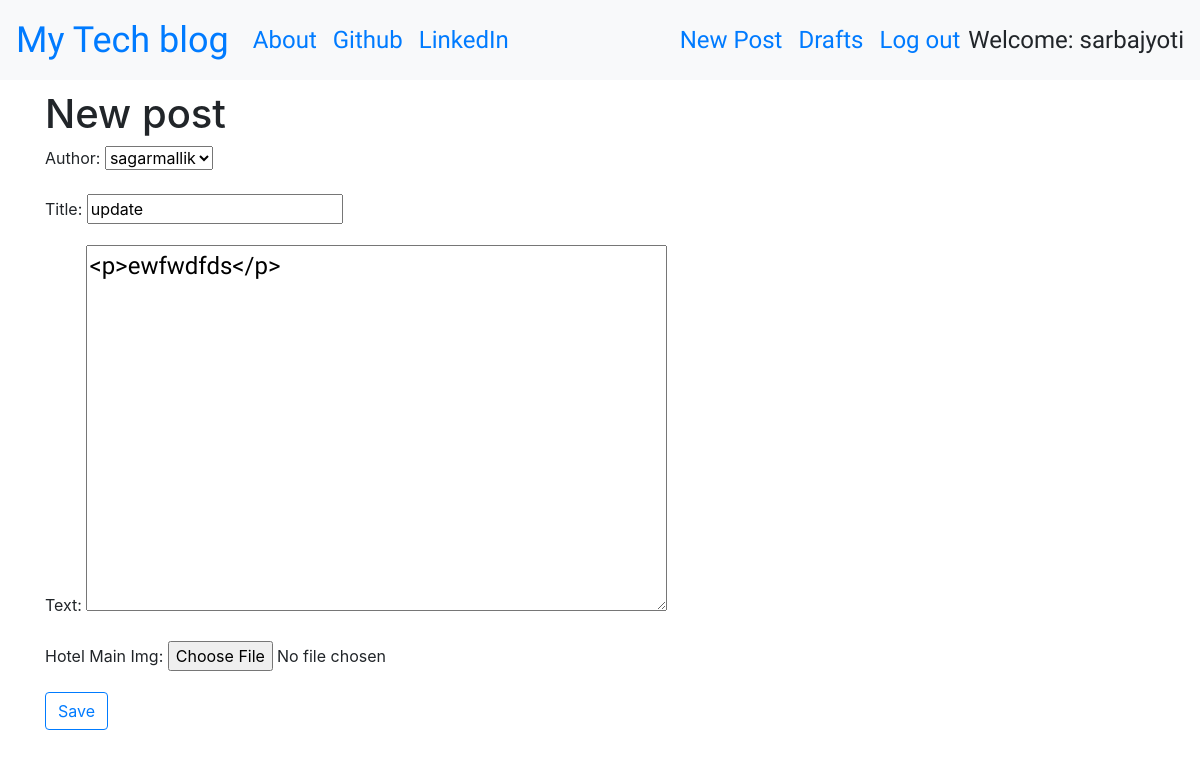
The page /post/5/edit/ (signed in) on the database its author committed.
### blog/models.py (models this page shows, shortened)
class Post(models.Model):
    author = models.ForeignKey('auth.User',on_delete=models.CASCADE)
    title = models.CharField(max_length=256)
    text = models.TextField()
    create_date = models.DateTimeField(default=timezone.now)
    published_date = models.DateTimeField(blank=True, null=True)
    hotel_Main_Img = models.ImageField(upload_to='images/',blank=True)

### blog/views.py (the view)
# urls.py: path('post/<int:pk>/edit/',views.UpdatePostView.as_view(),name='post_edit'),
class UpdatePostView(LoginRequiredMixin,UpdateView):
    login_url = '/login/'
    redirect_field_name = 'blog/post_detail.html'
    form_class = PostForm
    model = Post

### blog/forms.py
class PostForm(forms.ModelForm):
    class Meta():
        model = Post
        fields = ('author','title','text','hotel_Main_Img',)
        widgets = {
            'title': forms.TextInput(attrs={'class': 'textinputclass'}),
            'text': forms.Textarea(attrs={'class': 'editable medium-editor-textarea postcontent'}),
        }

### blog/templates/blog/post_form.html (shortened to what this page needs)
{% extends 'blog/base.html' %}
{% block content %}
    <h1>New post</h1>
    <form method="POST" class="post-form" enctype="multipart/form-data">
    {{form.as_p}}
    <button type="submit" class="btn btn-outline-primary">Save</button>
    </form>
{% endblock %}

### blog/templates/blog/base.html (shortened to what this page needs)
<!DOCTYPE html>
{% load static %}
<html lang="en" dir="ltr">
  <head>
    <link rel="stylesheet" href="https://stackpath.bootstrapcdn.com/bootstrap/4.5.0/css/bootstrap.min.css">
    <link href="https://stackpath.bootstrapcdn.com/font-awesome/4.7.0/css/font-awesome.min.css" rel="stylesheet">
    <link rel="stylesheet" href="//cdn.jsdelivr.net/npm/medium-editor@latest/dist/css/medium-editor.min.css" type="text/css" media="screen" charset="utf-8">
    <link rel="stylesheet" href="{% static 'css/blog.css' %}">
  </head>
  <body class='loader'>
    <nav class="navbar navbar-expand-lg bg-light techfont">
        <div class="navbar-nav align-items-center">
          <a class="navbar-brand bigbrand" href="{% url 'post_list' %}">My Tech blog</a>
          <a class="nav-item nav-link" href="{% url 'about' %}">About</a>
          <a class="nav-item nav-link" href="https://www.github.com">Github</a>
          <a class="nav-item nav-link" href="https://www.linkedin.com">LinkedIn</a>
        </div>
        <div class="navbar-nav align-items-center ml-auto">
          {% if user.is_authenticated %}
            <a class="nav-item nav-link" href="{% url 'post_new' %}">New Post</a>
            <a class="nav-item nav-link" href="{% url 'post_draft_list' %}">Drafts</a>
            <a class="nav-item nav-link" href="{% url 'logout' %}">Log out</a>
            <a >Welcome: {{ user.username }}</a>
          {% else %}
            <a class="nav-item nav-link loader" href="{% url 'login' %}" aria-label="Login">
              <span class="fa fa-user" aria-hidden="true"></span></a>
          {% endif %}
        </div>
    </nav>
          <div class="content container">
              <div class="row">
                  <div class="col-md-8">
                    <div class="blog_posts">
                      {% block content %}
                      {% endblock %}
                    </div>
                  </div>
              </div>
          </div>
  </body>
</html>

### blog/static/css/blog.css (style rules this page uses)
.loader { filter:hue-rotate(0deg); color:linear-gradient(45deg,#0f8,#08f); animation:hue 10000ms infinite linear; }
.techfont { font-family: 'Faster One',sans-serif; font-size: 1.5em; margin-bottom: 10px; }
.bigbrand { font-size: 1.5em; }
.postcontent { font-family: 'Montez'; font-size: 1.5em; }

### rows shown on the page
Post: author "sagarmallik", title "update", text "<p>ewfwdfds</p>"

### other values the page prints
{{ user.username }} "sarbajyoti"
